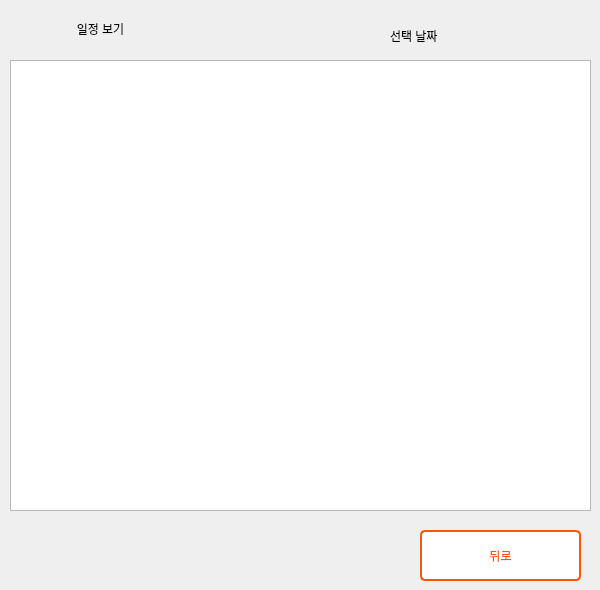
   <widget class="QWidget" name="page_8">
    <widget class="QLabel" name="sh_label_5">
     <property name="geometry">
      <rect>
       <x>20</x>
       <y>20</y>
       <width>161</width>
       <height>41</height>
      </rect>
     </property>
     <property name="styleSheet">
      <string notr="true">font: 22pt &quot;경기천년바탕 Regular&quot;;</string>
     </property>
     <property name="text">
      <string>&lt;html&gt;&lt;head/&gt;&lt;body&gt;&lt;p align=&quot;center&quot;&gt;일정 보기&lt;/p&gt;&lt;p align=&quot;center&quot;&gt;&lt;br/&gt;&lt;/p&gt;&lt;/body&gt;&lt;/html&gt;</string>
     </property>
    </widget>
    <widget class="QLabel" name="selectedDate_lbl2">
     <property name="geometry">
      <rect>
       <x>390</x>
       <y>20</y>
       <width>161</width>
       <height>31</height>
      </rect>
     </property>
     <property name="text">
      <string>선택 날짜</string>
     </property>
    </widget>
    <widget class="QPushButton" name="back_btn2">
     <property name="geometry">
      <rect>
       <x>420</x>
       <y>530</y>
       <width>161</width>
       <height>51</height>
      </rect>
     </property>
     <property name="styleSheet">
      <string notr="true">QPushButton{
	font: 12pt &quot;GyeonggiBatang&quot;;
	color: rgb(251, 86, 7);
	background-color: white;
	border: 2px solid rgb(251, 86, 7);
	border-radius: 5px;
}</string>
     </property>
     <property name="text">
      <string>뒤로</string>
     </property>
    </widget>
    <widget class="QListWidget" name="schedule_listView">
     <property name="geometry">
      <rect>
       <x>10</x>
       <y>60</y>
       <width>581</width>
       <height>451</height>
      </rect>
     </property>
    </widget>
   </widget>
